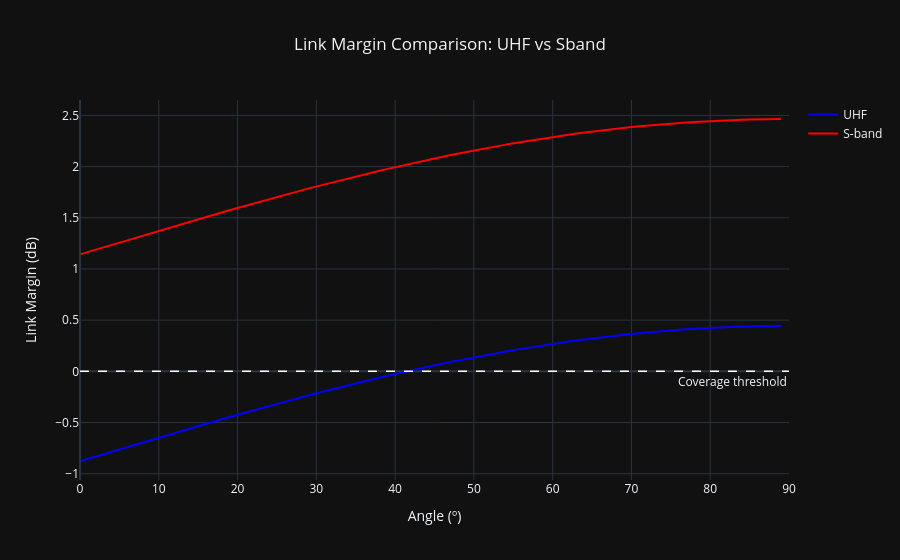

The code cell stored with this chart in its notebook:
### Markdown cell above
### Link Margin vs Elevation Angle

Link margin represents the difference between received power and the minimum sensitivity threshold.
Positive values indicate viable coverage. The dashed line marks the 0 dB coverage threshold — below this, the link is not operational.

### Code cell
print_coverage_geo(uhf.name,value0_uhf)
print_coverage_geo(Sband.name,value0_sband)

fig = go.Figure()

fig.add_trace(go.Scatter(x=angle, y=margin_uhf, name="UHF", line=dict(color="blue")))

fig.add_trace(go.Scatter(x=angle, y=margin_sband, name="S-band", line=dict(color="red")))

fig.add_hline(
    y=0,
    line=dict(color='white', width=1.5, dash='dash'),
    annotation_text='Coverage threshold',
    annotation_position='bottom right'
)


fig.update_layout(
    template='plotly_dark',
    title=dict(text ='Link Margin Comparison: UHF vs Sband', x=0.5),
    xaxis=dict(range=[0, 90]), xaxis_title='Angle (º)',
    yaxis_title='Link Margin (dB)',

)
